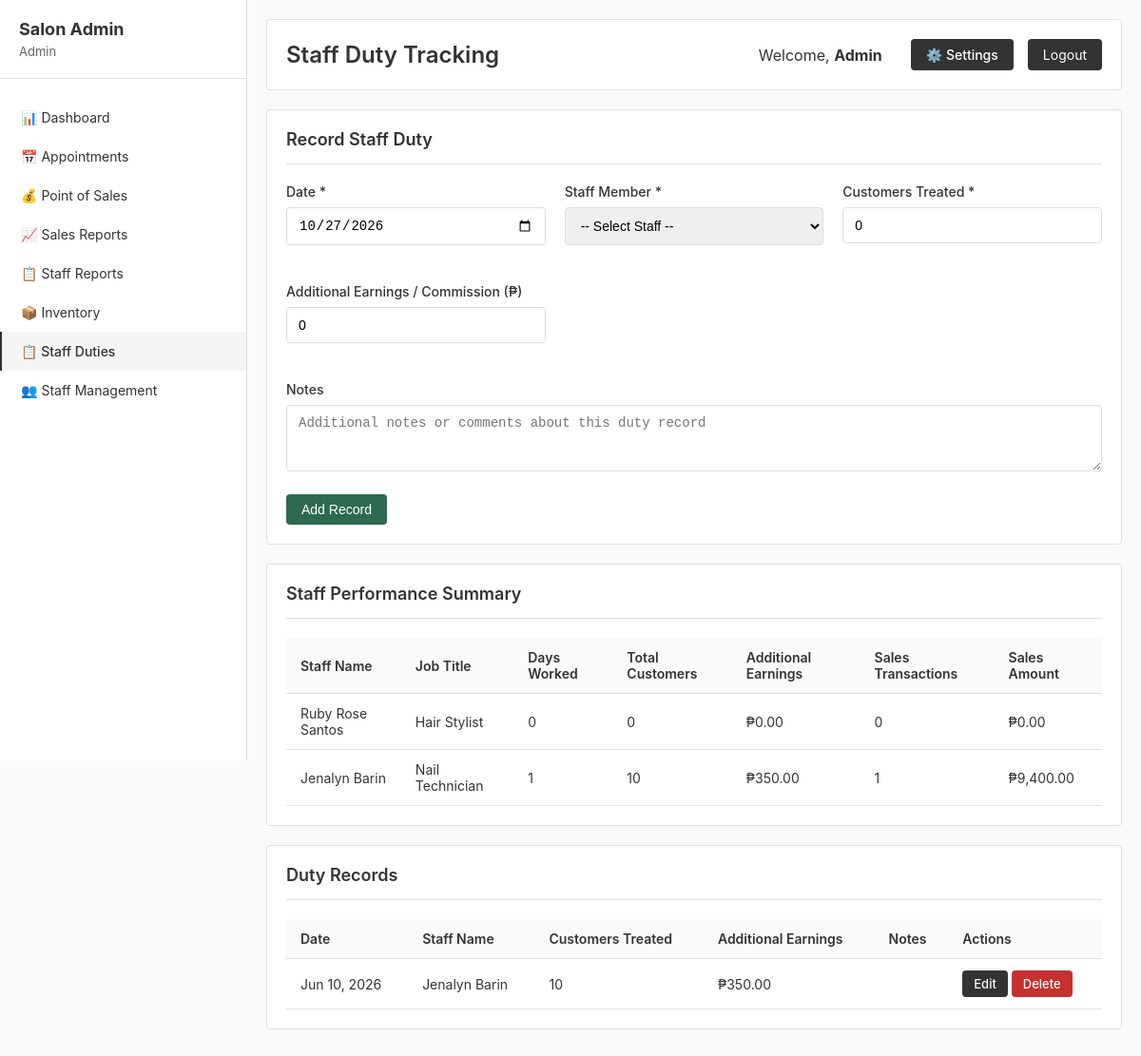
The app's page /salon_management_system/admin/staff_duties.php (signed in) with its own data.
### tables this page shows
CREATE TABLE `staff` (
  `staff_id` int(11) NOT NULL,
  `full_name` varchar(100) NOT NULL,
  `contact_number` varchar(20) DEFAULT NULL,
  `address` text DEFAULT NULL,
  `job_title` varchar(50) DEFAULT NULL,
  `rate` decimal(10,2) DEFAULT 0.00,
  `status` enum('active','inactive') DEFAULT 'active',
  `created_at` timestamp NOT NULL DEFAULT current_timestamp(),
  `updated_at` timestamp NOT NULL DEFAULT current_timestamp() ON UPDATE current_timestamp()
);

CREATE TABLE `staff_duties` (
  `duty_id` int(11) NOT NULL,
  `duty_date` date NOT NULL,
  `staff_id` int(11) NOT NULL,
  `customers_treated` int(11) DEFAULT 0,
  `additional_earnings` decimal(10,2) DEFAULT 0.00,
  `notes` text DEFAULT NULL,
  `created_at` timestamp NOT NULL DEFAULT current_timestamp(),
  `updated_at` timestamp NOT NULL DEFAULT current_timestamp() ON UPDATE current_timestamp()
);

### salon_management_system/config/auth.php (called while the page is built, shortened)
<?php
function getCurrentUserName()  { return $_SESSION['full_name']  ?? 'User'; }
?>

### salon_management_system/admin/staff_duties.php (the view, shortened to what this page needs)
<?php
require_once '../config/auth.php';
$pdo = getPDOConnection();
$edit_duty = null;
$stmt = $pdo->query("
    SELECT sd.*, s.full_name as staff_name
    FROM staff_duties sd
    JOIN staff s ON sd.staff_id = s.staff_id
    ORDER BY sd.duty_date DESC, sd.created_at DESC
");
$duties = $stmt->fetchAll();
$stmt = $pdo->query("SELECT * FROM staff_performance");
$performance_summary = $stmt->fetchAll();
?>
<!DOCTYPE html>
<html lang="en">
<head>
    <link rel="stylesheet" href="../assets/css/style.css">
</head>
<body>
    <div class="dashboard-container">
        <aside class="sidebar">
            <div class="sidebar-header">
                <h2>Salon Admin</h2>
                <p><?php echo getCurrentUserName(); ?></p>
            </div>
            <nav class="sidebar-menu">
                <a href="dashboard.php">📊 Dashboard</a>
                <a href="appointments_admin.php">&#x1F4C5; Appointments</a>
                <a href="pos.php">💰 Point of Sales</a>
                <a href="sales_reports.php">📈 Sales Reports</a>
                <a href="staff_reports_admin.php">&#x1F4CB; Staff Reports</a>
                <a href="inventory.php">📦 Inventory</a>
                <a href="staff_duties.php" class="active">📋 Staff Duties</a>
                <a href="staff_management.php">👥 Staff Management</a>
            </nav>
        </aside>
        <main class="main-content">
            <div class="top-bar">
                <h1>Staff Duty Tracking</h1>
                <div class="user-info">
                    <span style="margin-right: 15px;">Welcome, <strong><?php echo getCurrentUserName(); ?></strong></span>
                    <a href="settings.php" class="btn btn-primary">⚙️ Settings</a>
                    <a href="../logout.php" class="btn-logout">Logout</a>
                </div>
            </div>
            <div class="content-box">
                <h2><?php echo $edit_duty ? 'Edit Duty Record' : 'Record Staff Duty'; ?></h2>
                <form method="POST" action="">
                    <div class="form-row">
                        <div class="form-group">
                            <label>Date *</label>
                            <input type="date" name="duty_date" class="form-control"
                                   value="<?php echo $edit_duty['duty_date'] ?? date('Y-m-d'); ?>" required>
                        </div>
                        <div class="form-group">
                            <label>Staff Member *</label>
                            <select name="staff_id" class="form-control" required>
                                <option value="">-- Select Staff --</option>
                            </select>
                        </div>
                        <div class="form-group">
                            <label>Customers Treated *</label>
                            <input type="number" name="customers_treated" class="form-control" min="0"
                                   value="<?php echo $edit_duty['customers_treated'] ?? 0; ?>" required>
                        </div>
                        <div class="form-group">
                            <label>Additional Earnings / Commission (₱)</label>
                            <input type="number" name="additional_earnings" class="form-control" step="0.01" min="0"
                                   value="<?php echo $edit_duty['additional_earnings'] ?? 0; ?>">
                        </div>
                    </div>
                    <div class="form-group">
                        <label>Notes</label>
                        <textarea name="notes" class="form-control" rows="3"
                                  placeholder="Additional notes or comments about this duty record"><?php echo $edit_duty['notes'] ?? ''; ?></textarea>
                    </div>
                    <button type="submit" class="btn btn-success">
                        <?php echo $edit_duty ? 'Update Record' : 'Add Record'; ?>
                    </button>
                </form>
            </div>
            <div class="content-box">
                <h2>Staff Performance Summary</h2>
                <div class="table-container">
                    <table>
                        <thead>
                            <tr>
                                <th>Staff Name</th>
                                <th>Job Title</th>
                                <th>Days Worked</th>
                                <th>Total Customers</th>
                                <th>Additional Earnings</th>
                                <th>Sales Transactions</th>
                                <th>Sales Amount</th>
                            </tr>
                        </thead>
                        <tbody>
                            <?php if (empty($performance_summary)): ?>
                                <tr><td colspan="7" style="text-align: center;">No performance data available.</td></tr>
                            <?php else: ?>
                                <?php foreach ($performance_summary as $perf): ?>
                                <tr>
                                    <td><?php echo htmlspecialchars($perf['full_name']); ?></td>
                                    <td><?php echo htmlspecialchars($perf['job_title']); ?></td>
                                    <td><?php echo $perf['days_worked'] ?? 0; ?></td>
                                    <td><?php echo $perf['total_customers'] ?? 0; ?></td>
                                    <td>₱<?php echo number_format($perf['total_additional_earnings'] ?? 0, 2); ?></td>
                                    <td><?php echo $perf['total_sales_transactions'] ?? 0; ?></td>
                                    <td>₱<?php echo number_format($perf['total_sales_amount'] ?? 0, 2); ?></td>
                                </tr>
                                <?php endforeach; ?>
                            <?php endif; ?>
                        </tbody>
                    </table>
                </div>
            </div>
            <div class="content-box">
                <h2>Duty Records</h2>
                <div class="table-container">
                    <table>
                        <thead>
                            <tr>
                                <th>Date</th>
                                <th>Staff Name</th>
                                <th>Customers Treated</th>
                                <th>Additional Earnings</th>
                                <th>Notes</th>
                                <th>Actions</th>
                            </tr>
                        </thead>
                        <tbody>
                            <?php if (empty($duties)): ?>
                                <tr><td colspan="6" style="text-align: center;">No duty records found.</td></tr>
                            <?php else: ?>
                                <?php foreach ($duties as $duty): ?>
                                <tr>
                                    <td><?php echo date('M d, Y', strtotime($duty['duty_date'])); ?></td>
                                    <td><?php echo htmlspecialchars($duty['staff_name']); ?></td>
                                    <td><?php echo $duty['customers_treated']; ?></td>
                                    <td>₱<?php echo number_format($duty['additional_earnings'], 2); ?></td>
                                    <td><?php echo htmlspecialchars($duty['notes']); ?></td>
                                    <td>
                                        <a href="?edit=<?php echo $duty['duty_id']; ?>" class="btn btn-primary btn-sm">Edit</a>
                                        <a href="?delete=<?php echo $duty['duty_id']; ?>"
                                           class="btn btn-danger btn-sm"
                                           onclick="return confirm('Are you sure you want to delete this record?')">Delete</a>
                                    </td>
                                </tr>
                                <?php endforeach; ?>
                            <?php endif; ?>
                        </tbody>
                    </table>
                </div>
            </div>
        </main>
    </div>
</body>
</html>

### salon_management_system/assets/css/style.css (style rules this page uses)
* { margin: 0; padding: 0; box-sizing: border-box; }
body { font-family: -apple-system, BlinkMacSystemFont, 'Segoe UI', Roboto, sans-serif; background: #f5f5f5; min-height: 100vh; color: #333; }
.form-group { margin-bottom: 20px; }
.form-group label { display: block; margin-bottom: 8px; color: #333; font-weight: 500; font-size: 14px; }
.form-group input { width: 100%; padding: 10px 12px; border: 1px solid #ddd; border-radius: 4px; font-size: 14px; }
.dashboard-container { display: flex; min-height: 100vh; background: #fafafa; }
.sidebar { width: 260px; background: #fff; border-right: 1px solid #e0e0e0; padding: 20px 0; position: fixed; height: 100vh; overflow-y: auto; }
.sidebar-header { padding: 0 20px 20px; border-bottom: 1px solid #e0e0e0; }
.sidebar-header h2 { font-size: 18px; margin-bottom: 5px; color: #333; }
.sidebar-header p { font-size: 13px; color: #666; }
.sidebar-menu { margin-top: 20px; }
.sidebar-menu a { display: block; padding: 12px 20px; color: #333; text-decoration: none; border-left: 2px solid transparent; font-size: 14px; }
.sidebar-menu a.active { background: #f5f5f5; border-left-color: #333; font-weight: 500; }
.main-content { flex: 1; margin-left: 260px; padding: 20px; }
.top-bar { background: white; padding: 20px; border-radius: 4px; margin-bottom: 20px; border: 1px solid #e0e0e0; display: flex; justify-content: space-between; align-items: center; }
.top-bar h1 { font-size: 24px; color: #333; font-weight: 600; }
.user-info { display: flex; align-items: center; gap: 15px; }
.btn-logout { padding: 8px 16px; background: #333; color: white; border: none; border-radius: 4px; cursor: pointer; text-decoration: none; display: inline-block; font-size: 14px; }
.content-box { background: white; padding: 20px; border-radius: 4px; border: 1px solid #e0e0e0; margin-bottom: 20px; }
.content-box h2 { margin-bottom: 20px; color: #333; padding-bottom: 15px; border-bottom: 1px solid #e0e0e0; font-size: 18px; font-weight: 600; }
.table-container { overflow-x: auto; }
table { width: 100%; border-collapse: collapse; background: white; }
table thead { background: #fafafa; }
table th, table td { padding: 12px 15px; text-align: left; border-bottom: 1px solid #e0e0e0; font-size: 14px; }
table th { font-weight: 600; color: #333; }
.btn { padding: 8px 16px; border: none; border-radius: 4px; cursor: pointer; font-size: 14px; font-weight: 500; text-decoration: none; display: inline-block; }
.btn-primary { background: #333; color: white; }
.btn-success { background: #2d6a4f; color: white; }
.btn-danger { background: #c53030; color: white; }
.btn-sm { padding: 6px 12px; font-size: 13px; }
.form-row { display: grid; grid-template-columns: repeat(auto-fit, minmax(250px, 1fr)); gap: 20px; margin-bottom: 20px; }
.form-control { width: 100%; padding: 10px 12px; border: 1px solid #ddd; border-radius: 4px; font-size: 14px; }
select.form-control { cursor: pointer; }

### records on screen
staff: full_name "Ruby Rose Santos", job_title "Hair Stylist", days_worked "0", total_customers "0", total_additional_earnings "0.00", total_sales_transactions "0", total_sales_amount "0.00"
staff: full_name "Jenalyn Barin", job_title "Nail Technician", days_worked "1", total_customers "10", total_additional_earnings "350.00", total_sales_transactions "1", total_sales_amount "9,400.00"
staff_duties: duty_date "Jun 10, 2026", staff.full_name "Jenalyn Barin", customers_treated "10", additional_earnings "350.00"

### other values on screen
getCurrentUserName() "Admin"
